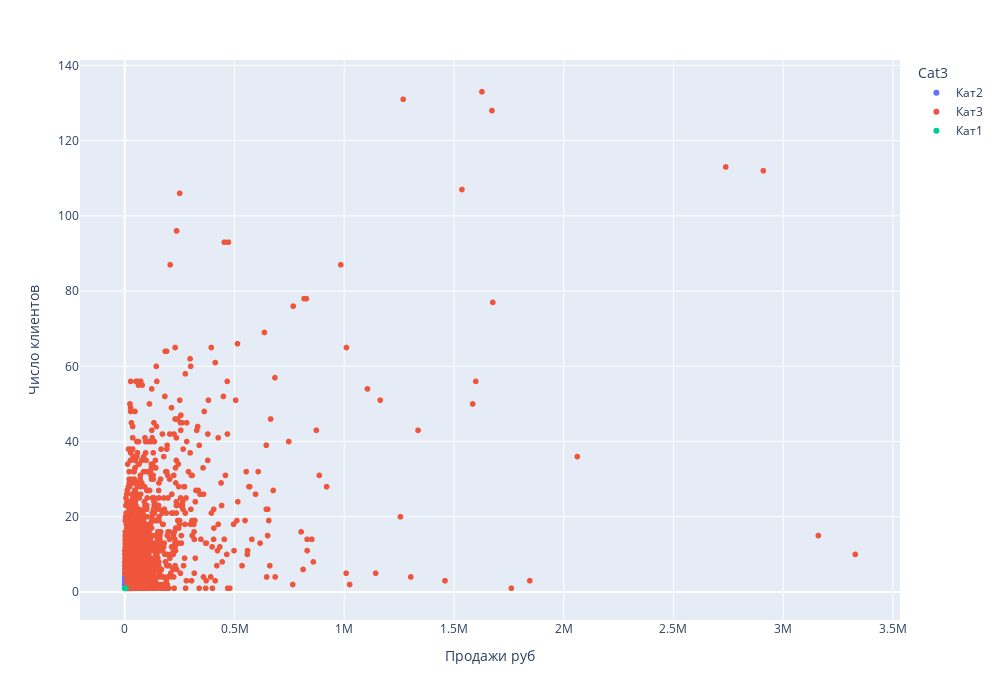
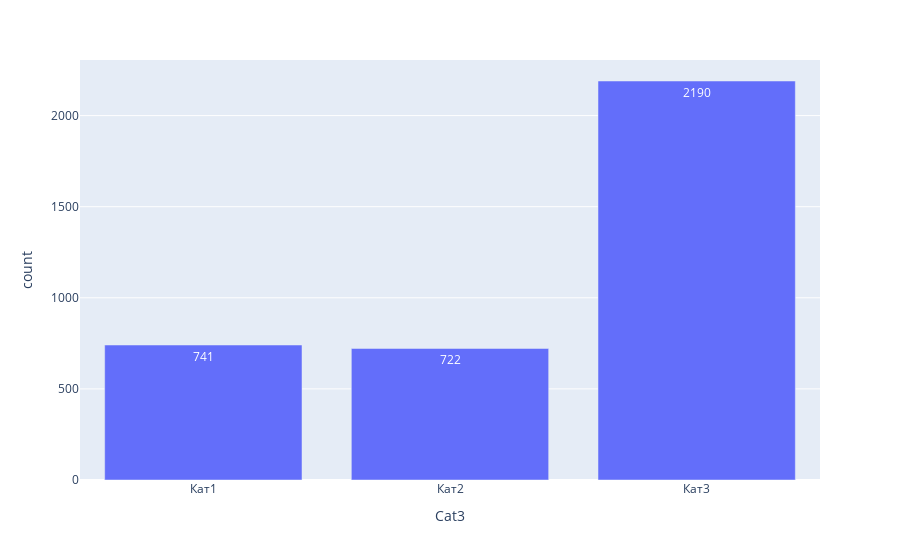
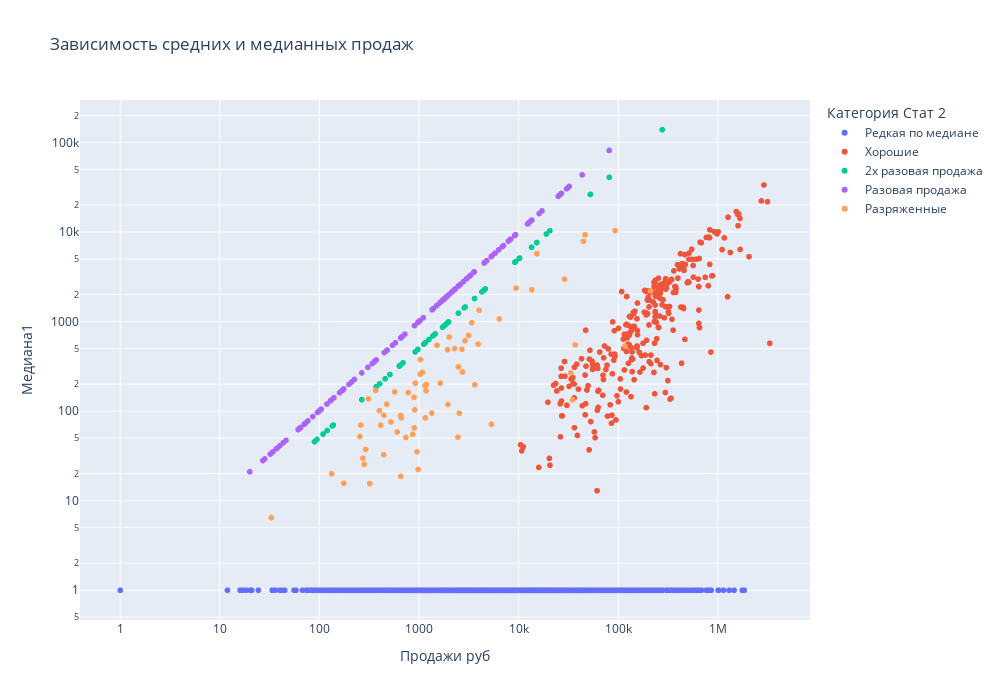
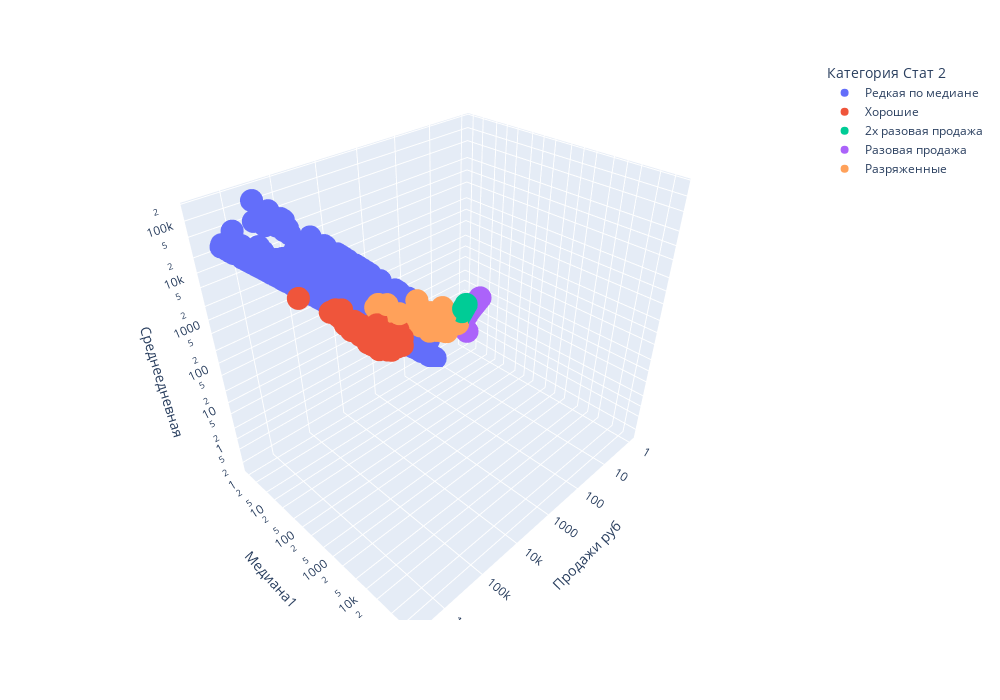

The notebook cell these images were saved under, in order:
### Code cell
import plotly.graph_objs as go 
df = art_data[(art_data['Доля Макс Клиента'] <=1 ) & (art_data['Доля Макс Клиента'] > 0 )].copy()
#df['Продажи руб'] = df['Продажи руб'].apply(lambda x: x if x< 500000 else 500000)
df['Продажи руб'] = df['Продажи руб'].apply(lambda x: 1 if x< 1 else x)

#fig = px.histogram(df, x= 'Продажи руб', 
#                 title='Распределение продаж', width=1200, height=500,
#                 marginal="box",text_auto=True)
#fig.show()

#fig = px.histogram(df, x= 'Число клиентов', 
#                 title='Распределение числа клиентов', width=1200, height=500,
#                 marginal="box",text_auto=True)
#fig.show()
#
#fig = px.histogram(df, x= 'Частота', 
#                 title='Распределение частоты заказов', width=1200, height=500,
#                 marginal="box",text_auto=True)
#fig.show()
#
#fig = px.histogram(df, x= 'Наличие', 
#                 title='Распределение наличия', width=1200, height=500,
#                 marginal="box",text_auto=True)
#fig.show()
#
#fig = px.histogram(df, x= 'Доля Макс Клиента', 
#                 title='Распределение доли макс клиента', width=1200, height=500,
#                 marginal="box",text_auto=True)
#fig.show()
#
#fig = px.scatter_matrix(df,
#    dimensions=["Продажи руб", "Доля Макс Клиента", "Число клиентов", "Частота", 'Наличие','Медиана','std','Среднеедневная'], width=1200, height=1200, title='Вычисление зависимостей в номенклатуре')
#fig.show()


#fig = px.scatter(df, x= 'Число клиентов', y= 'Частота', color='Продажи руб', color_continuous_scale='oryel',
#                 title='Зависимость числа клиентов и частоты покупок', width=1000, height=700)
#                 #marginal_x="histogram", marginal_y="histogram")
#fig.show()

#fig = px.scatter(df, x= 'Среднеедневная', y= 'Продажи руб', log_x=True, log_y=True,
#                 title='Зависимость среднедневных продаж и суммы продаж', width=1000, height=700,
#                  color = 'Категория Стат')


#x = np.arange(0, 60000, 1)
#fig.add_trace(go.Scatter(x=x, y=k_norm*(x)  , name='Линия Продажа = коэф * ср день')) # Рисуем y = x

#fig.show()

df2 = df
df2['Медиана1'] = df['Медиана'].apply(lambda x: x+1)
#df2['Число клиентов'] = df2['Число клиентов'].apply(lambda x: 50 if x>50 else x)

#fig = px.scatter(df2, x= 'Среднеедневная', y= 'Медиана1', log_x=True, log_y=True, 
#                 title='Зависимость средних и медианных продаж', width=1000, height=700,
#                  color = 'Категория Стат')
#fig.show()

def set_cat3(art):
    if (df2[df2['Артикул'] == art]['Число клиентов'].sum() < 2) and (df2[df2['Артикул'] == art]['Продажи руб'].sum() < 5000):
        return 'Кат1'
    elif (df2[df2['Артикул'] == art]['Число клиентов'].sum() < 5) and (df2[df2['Артикул'] == art]['Продажи руб'].sum() < 10000):
        return 'Кат2'
    else :
        return 'Кат3'
    
    
df2['Cat3'] = df2['Артикул'].apply(set_cat3)

fig = px.scatter(df2, x= 'Продажи руб', y= 'Число клиентов', color = 'Cat3' ,
                 width=1000, height=700)
fig.show()

df_cat = df.groupby(
                                by='Cat3',
                                as_index=False
                                )['Cat3'].value_counts()

fig = px.bar(df_cat, y="count", x='Cat3',text_auto=True)
fig.show()






fig = px.scatter(df2, x= 'Продажи руб', y= 'Медиана1', log_x=True, log_y=True, 
                 title='Зависимость средних и медианных продаж', width=1000, height=700,
                  color = 'Категория Стат 2')
fig.show()

#fig = px.scatter(df2, x= 'Продажи руб', y= 'Медиана1', log_x=True, log_y=True, 
#                 title='Зависимость средних и медианных продаж', width=1000, height=700,
#                  color = 'Наличие')
#fig.show()
#
#fig = px.scatter(df2, x= 'Продажи руб', y= 'Медиана1', log_x=True, log_y=True, 
#                 title='Зависимость средних и медианных продаж', width=1000, height=700,
#                  color = 'std')
#fig.show()




fig = px.scatter_3d(
    data_frame=df2, #DataFrame
    x = 'Продажи руб', #ось абсцисс
    y = 'Медиана1', #ось ординат
    z = 'Среднеедневная', #ось аппликат
    color="Категория Стат 2", #расцветка в зависимости от страны
    log_x=True, 
    log_y=True,
    log_z=True,
    width=1000,
    height=700
)

fig.show()




#display(df[df["Число клиентов"] > 100])
#display(k_norm)

#df1 = df[df['Категория Стат'] == 'Нормальная Стандарт по медиане']
#fig = px.scatter(df1, y= "Продажи руб", x= "Число клиентов", 
 #                title='Зависимость средних и медианных продаж', width=1000, height=700,
 #                 color = 'Доля Макс Клиента')
#fig.show()




df_cat = df.groupby(
                                by='Категория Стат 2',
                                as_index=False
                                )['Продажи руб'].sum()

fig = px.bar(df_cat, y="Продажи руб", x='Категория Стат 2', text_auto=True)
fig.show()

df_cat = df.groupby(
                                by='Категория Стат 2',
                                as_index=False
                                )['Категория Стат 2'].value_counts()

fig = px.bar(df_cat, y="count", x='Категория Стат 2',text_auto=True)
fig.show()

df.sort_values(by='Продажи руб', ascending=False).to_excel('data/analysis1.xlsx')

### Figure 1 — Plotly figure (JSON) as saved in the notebook; plotly's stock layout.template omitted (floating-point values rounded to 4 significant figures; data arrays with more than 128 entries replaced by an {"elided": "..."} marker saying what was removed)
{"data": [{"hovertemplate": "Cat3=Кат2<br>Продажи руб=%{x}<br>Число клиентов=%{y}<extra></extra>", "legendgroup": "Кат2", "marker": {"color": "#636efa", "symbol": "circle"}, "mode": "markers", "name": "Кат2", "showlegend": true, "type": "scattergl", "x": {"elided": "722 float values"}, "xaxis": "x", "y": {"elided": "722 int values"}, "yaxis": "y"}, {"hovertemplate": "Cat3=Кат3<br>Продажи руб=%{x}<br>Число клиентов=%{y}<extra></extra>", "legendgroup": "Кат3", "marker": {"color": "#EF553B", "symbol": "circle"}, "mode": "markers", "name": "Кат3", "showlegend": true, "type": "scattergl", "x": {"elided": "2190 float values"}, "xaxis": "x", "y": {"elided": "2190 int values"}, "yaxis": "y"}, {"hovertemplate": "Cat3=Кат1<br>Продажи руб=%{x}<br>Число клиентов=%{y}<extra></extra>", "legendgroup": "Кат1", "marker": {"color": "#00cc96", "symbol": "circle"}, "mode": "markers", "name": "Кат1", "showlegend": true, "type": "scattergl", "x": {"elided": "741 float values"}, "xaxis": "x", "y": {"elided": "741 int values"}, "yaxis": "y"}], "layout": {"height": 700, "legend": {"title": {"text": "Cat3"}, "tracegroupgap": 0}, "margin": {"t": 60}, "width": 1000, "xaxis": {"anchor": "y", "domain": [0, 1], "title": {"text": "Продажи руб"}}, "yaxis": {"anchor": "x", "domain": [0, 1], "title": {"text": "Число клиентов"}}}}

### Figure 2 — Plotly figure (JSON) as saved in the notebook; plotly's stock layout.template omitted (floating-point values rounded to 4 significant figures)
{"data": [{"alignmentgroup": "True", "hovertemplate": "Cat3=%{x}<br>count=%{y}<extra></extra>", "legendgroup": "", "marker": {"color": "#636efa", "pattern": {"shape": ""}}, "name": "", "offsetgroup": "", "orientation": "v", "showlegend": false, "textposition": "auto", "texttemplate": "%{y}", "type": "bar", "x": ["Кат1", "Кат2", "Кат3"], "xaxis": "x", "y": [741, 722, 2190], "yaxis": "y"}], "layout": {"barmode": "relative", "legend": {"tracegroupgap": 0}, "margin": {"t": 60}, "xaxis": {"anchor": "y", "domain": [0, 1], "title": {"text": "Cat3"}}, "yaxis": {"anchor": "x", "domain": [0, 1], "title": {"text": "count"}}}}

### Figure 3 — Plotly figure (JSON) as saved in the notebook; plotly's stock layout.template omitted (floating-point values rounded to 4 significant figures; data arrays with more than 128 entries replaced by an {"elided": "..."} marker saying what was removed)
{"data": [{"hovertemplate": "Категория Стат 2=Редкая по медиане<br>Продажи руб=%{x}<br>Медиана1=%{y}<extra></extra>", "legendgroup": "Редкая по медиане", "marker": {"color": "#636efa", "symbol": "circle"}, "mode": "markers", "name": "Редкая по медиане", "showlegend": true, "type": "scattergl", "x": {"elided": "3131 float values"}, "xaxis": "x", "y": {"elided": "3131 int values"}, "yaxis": "y"}, {"hovertemplate": "Категория Стат 2=Хорошие<br>Продажи руб=%{x}<br>Медиана1=%{y}<extra></extra>", "legendgroup": "Хорошие", "marker": {"color": "#EF553B", "symbol": "circle"}, "mode": "markers", "name": "Хорошие", "showlegend": true, "type": "scattergl", "x": {"elided": "278 float values"}, "xaxis": "x", "y": {"elided": "278 float values"}, "yaxis": "y"}, {"hovertemplate": "Категория Стат 2=2х разовая продажа<br>Продажи руб=%{x}<br>Медиана1=%{y}<extra></extra>", "legendgroup": "2х разовая продажа", "marker": {"color": "#00cc96", "symbol": "circle"}, "mode": "markers", "name": "2х разовая продажа", "showlegend": true, "type": "scattergl", "x": [1915.0, 647.2, 1726.0, 20620.0, 4284, 18990.0, 10230.0, 2903.0, 2848.0, 266.4, 1116.0, 1784.0, 4504.0, 13500, 10130.0, 15250.0, 9175.0, 1944.0, 1158.0, 94.47, 108.8, 4632, 137.7, 974.3, 52600, 52470, 134.6, 89.2, 15210.0, 634.6, 371.7, 277056, 1980, 3615.0, 510.8, 1971.0, 119.5, 1455.0, 81600, 1258.0, 457.4, 914.8, 9324, 1830.0, 402.1, 1979.0, 2482.0, 1380.0, 690.7, 1923.0], "xaxis": "x", "y": [958.6, 324.6, 863.9, 10310.0, 2143, 9498.0, 5115.0, 1453.0, 1425.0, 134.2, 559.2, 893.1, 2253.0, 6751, 5065.0, 7628.0, 4589.0, 972.9, 579.8, 48.23, 55.38, 2317, 69.85, 488.1, 26301, 26236, 68.3, 45.6, 7606.0, 318.3, 186.8, 138529, 991, 1808.0, 256.4, 986.4, 60.77, 728.7, 40801, 630.0, 229.7, 458.4, 4663, 915.9, 202.0, 990.4, 1242.0, 691.2, 346.4, 962.6], "yaxis": "y"}, {"hovertemplate": "Категория Стат 2=Разовая продажа<br>Продажи руб=%{x}<br>Медиана1=%{y}<extra></extra>", "legendgroup": "Разовая продажа", "marker": {"color": "#ab63fa", "symbol": "circle"}, "mode": "markers", "name": "Разовая продажа", "showlegend": true, "type": "scattergl", "x": [2609.0, 1765.0, 6306.0, 1500.0, 2313.0, 3557.0, 28.24, 170.1, 167.1, 3305.0, 13569, 13569, 13569, 339, 32220.0, 12474, 1685.0, 12300, 3585, 5403.0, 3001.0, 2609.0, 1919.0, 4753.0, 3025.0, 4531.0, 70.56, 12930.0, 1002.0, 266.4, 2486.0, 2486.0, 25000, 448.4, 471.3, 64.63, 900, 31210.0, 4504.0, 2129.0, 6862.0, 30378, 26126, 26943, 2276, 4770, 8320.0, 5760, 7056, 4782, 1915.0, 1866.0, 9328, 1915.0, 210.2, 40.03, 98, 371.4, 20, 5304, 1025.0, 479.4, 2183.0, 721.4, 34, 198, 17175, 1812, 119.0, 62.99, 95.64, 541.6, 129.2, 64.02, 358.1, 3552.0, 8260, 9190, 16080.0, 5800, 7910.0, 1397.0, 2028, 1353, 3210.0, 3557.0, 159.4, 1728.0, 37.49, 306.9, 356.8, 1103.0, 37.07, 43.19, 129.6, 85.94, 81390.0, 9143.0, 64.32, 32.16, 175, 104.1, 27.05, 43500, 3252.0, 1370.0, 103.3, 139.8, 175.8, 973.8, 61.17, 653.9, 76.66, 224.5, 131.1, 72.12, 675.7, 579.1, 99.34, 173.1, 46.13, 2800.0, 679.0, 1608.0], "xaxis": "x", "y": [2610.0, 1766.0, 6307.0, 1501.0, 2314.0, 3558.0, 29.24, 171.1, 168.1, 3306.0, 13570, 13570, 13570, 340, 32220.0, 12475, 1686.0, 12301, 3586, 5404.0, 3002.0, 2610.0, 1920.0, 4754.0, 3026.0, 4532.0, 71.56, 12930.0, 1003.0, 267.4, 2487.0, 2487.0, 25001, 449.4, 472.3, 65.63, 901, 31210.0, 4505.0, 2130.0, 6863.0, 30379, 26127, 26944, 2277, 4771, 8322.0, 5761, 7057, 4783, 1916.0, 1867.0, 9329, 1916.0, 211.2, 41.03, 99, 372.4, 21, 5305, 1026.0, 480.4, 2184.0, 722.4, 35, 199, 17176, 1813, 120.0, 63.99, 96.64, 542.6, 130.2, 65.02, 359.1, 3553.0, 8261, 9191, 16080.0, 5801, 7911.0, 1398.0, 2029, 1354, 3211.0, 3558.0, 160.4, 1729.0, 38.49, 307.9, 357.8, 1104.0, 38.07, 44.19, 130.6, 86.94, 81390.0, 9144.0, 65.32, 33.16, 176, 105.1, 28.05, 43501, 3253.0, 1371.0, 104.3, 140.8, 176.8, 974.8, 62.17, 654.9, 77.66, 225.5, 132.1, 73.12, 676.7, 580.1, 100.3, 174.1, 47.13, 2801.0, 680.0, 1609.0], "yaxis": "y"}, {"hovertemplate": "Категория Стат 2=Разряженные<br>Продажи руб=%{x}<br>Медиана1=%{y}<extra></extra>", "legendgroup": "Разряженные", "marker": {"color": "#FFA15A", "symbol": "circle"}, "mode": "markers", "name": "Разряженные", "showlegend": true, "type": "scattergl", "x": [895.2, 5337.0, 36990, 116864, 6408.0, 3387.0, 260.4, 13580.0, 15264, 1150.0, 664, 366.7, 891, 319.4, 1080, 780, 311.2, 652.3, 1953.0, 132.9, 32.85, 442.4, 864, 291.0, 522.8, 955.6, 981.2, 400.0, 2899.0, 273.6, 281.8, 93240, 46550, 9430.0, 211680, 33470.0, 34820.0, 412.7, 1032.0, 443.9, 919.4, 1635.0, 175.6, 603.3, 3627.0, 737.4, 2463.0, 1343.0, 904.2, 2537.0, 2725, 28900, 654.9, 569.8, 474.4, 3922.0, 44820, 2283.0, 1029.0, 1161.0, 255.2, 2012.0, 2488.0, 3145.0, 4007.0, 1518.0, 1184.0, 2697.0, 1177.0, 1938.0], "xaxis": "x", "y": [64.94, 71.22, 549, 532.2, 1069.0, 968.7, 69.94, 2264.0, 5725, 192.6, 84, 170.3, 142.8, 15.52, 271, 161, 137.2, 89.15, 118.7, 19.98, 6.475, 32.6, 55, 37.38, 75.68, 35.13, 22.33, 101.0, 611.3, 29.8, 25.5, 10361, 9311, 2359.0, 2206, 266.6, 133.8, 69.78, 376.4, 89.78, 205.3, 205.3, 15.63, 58.46, 197.0, 50.83, 51.26, 95.28, 103.4, 94.96, 273.5, 2976, 18.7, 163.8, 119.6, 561.2, 7844.0, 499.5, 258.3, 83.92, 52.04, 671.6, 312.0, 699.8, 1337.0, 543.0, 198.4, 491.4, 169.1, 485.4], "yaxis": "y"}], "layout": {"height": 700, "legend": {"title": {"text": "Категория Стат 2"}, "tracegroupgap": 0}, "title": {"text": "Зависимость средних и медианных продаж"}, "width": 1000, "xaxis": {"anchor": "y", "domain": [0, 1], "title": {"text": "Продажи руб"}, "type": "log"}, "yaxis": {"anchor": "x", "domain": [0, 1], "title": {"text": "Медиана1"}, "type": "log"}}}

### Figure 4 — Plotly figure (JSON) as saved in the notebook; plotly's stock layout.template omitted (floating-point values rounded to 4 significant figures; data arrays with more than 128 entries replaced by an {"elided": "..."} marker saying what was removed)
{"data": [{"hovertemplate": "Категория Стат 2=Редкая по медиане<br>Продажи руб=%{x}<br>Медиана1=%{y}<br>Среднеедневная=%{z}<extra></extra>", "legendgroup": "Редкая по медиане", "marker": {"color": "#636efa", "symbol": "circle"}, "mode": "markers", "name": "Редкая по медиане", "scene": "scene", "showlegend": true, "type": "scatter3d", "x": {"elided": "3131 float values"}, "y": {"elided": "3131 int values"}, "z": {"elided": "3131 float values"}}, {"hovertemplate": "Категория Стат 2=Хорошие<br>Продажи руб=%{x}<br>Медиана1=%{y}<br>Среднеедневная=%{z}<extra></extra>", "legendgroup": "Хорошие", "marker": {"color": "#EF553B", "symbol": "circle"}, "mode": "markers", "name": "Хорошие", "scene": "scene", "showlegend": true, "type": "scatter3d", "x": {"elided": "278 float values"}, "y": {"elided": "278 float values"}, "z": {"elided": "278 float values"}}, {"hovertemplate": "Категория Стат 2=2х разовая продажа<br>Продажи руб=%{x}<br>Медиана1=%{y}<br>Среднеедневная=%{z}<extra></extra>", "legendgroup": "2х разовая продажа", "marker": {"color": "#00cc96", "symbol": "circle"}, "mode": "markers", "name": "2х разовая продажа", "scene": "scene", "showlegend": true, "type": "scatter3d", "x": [1915.0, 647.2, 1726.0, 20620.0, 4284, 18990.0, 10230.0, 2903.0, 2848.0, 266.4, 1116.0, 1784.0, 4504.0, 13500, 10130.0, 15250.0, 9175.0, 1944.0, 1158.0, 94.47, 108.8, 4632, 137.7, 974.3, 52600, 52470, 134.6, 89.2, 15210.0, 634.6, 371.7, 277056, 1980, 3615.0, 510.8, 1971.0, 119.5, 1455.0, 81600, 1258.0, 457.4, 914.8, 9324, 1830.0, 402.1, 1979.0, 2482.0, 1380.0, 690.7, 1923.0], "y": [958.6, 324.6, 863.9, 10310.0, 2143, 9498.0, 5115.0, 1453.0, 1425.0, 134.2, 559.2, 893.1, 2253.0, 6751, 5065.0, 7628.0, 4589.0, 972.9, 579.8, 48.23, 55.38, 2317, 69.85, 488.1, 26301, 26236, 68.3, 45.6, 7606.0, 318.3, 186.8, 138529, 991, 1808.0, 256.4, 986.4, 60.77, 728.7, 40801, 630.0, 229.7, 458.4, 4663, 915.9, 202.0, 990.4, 1242.0, 691.2, 346.4, 962.6], "z": [957.6, 323.6, 862.9, 10310.0, 2142, 9497.0, 5114.0, 1452.0, 1424.0, 133.2, 558.2, 892.1, 2252.0, 6750, 5064.0, 7627.0, 4588.0, 971.9, 578.8, 47.23, 54.38, 2316, 68.85, 487.1, 26300, 26235, 67.3, 44.6, 7605.0, 317.3, 185.8, 138528, 990, 1807.0, 255.4, 985.4, 59.77, 727.7, 40800, 629.0, 228.7, 457.4, 4662, 914.9, 201.0, 989.4, 1241.0, 690.2, 345.4, 961.6]}, {"hovertemplate": "Категория Стат 2=Разовая продажа<br>Продажи руб=%{x}<br>Медиана1=%{y}<br>Среднеедневная=%{z}<extra></extra>", "legendgroup": "Разовая продажа", "marker": {"color": "#ab63fa", "symbol": "circle"}, "mode": "markers", "name": "Разовая продажа", "scene": "scene", "showlegend": true, "type": "scatter3d", "x": [2609.0, 1765.0, 6306.0, 1500.0, 2313.0, 3557.0, 28.24, 170.1, 167.1, 3305.0, 13569, 13569, 13569, 339, 32220.0, 12474, 1685.0, 12300, 3585, 5403.0, 3001.0, 2609.0, 1919.0, 4753.0, 3025.0, 4531.0, 70.56, 12930.0, 1002.0, 266.4, 2486.0, 2486.0, 25000, 448.4, 471.3, 64.63, 900, 31210.0, 4504.0, 2129.0, 6862.0, 30378, 26126, 26943, 2276, 4770, 8320.0, 5760, 7056, 4782, 1915.0, 1866.0, 9328, 1915.0, 210.2, 40.03, 98, 371.4, 20, 5304, 1025.0, 479.4, 2183.0, 721.4, 34, 198, 17175, 1812, 119.0, 62.99, 95.64, 541.6, 129.2, 64.02, 358.1, 3552.0, 8260, 9190, 16080.0, 5800, 7910.0, 1397.0, 2028, 1353, 3210.0, 3557.0, 159.4, 1728.0, 37.49, 306.9, 356.8, 1103.0, 37.07, 43.19, 129.6, 85.94, 81390.0, 9143.0, 64.32, 32.16, 175, 104.1, 27.05, 43500, 3252.0, 1370.0, 103.3, 139.8, 175.8, 973.8, 61.17, 653.9, 76.66, 224.5, 131.1, 72.12, 675.7, 579.1, 99.34, 173.1, 46.13, 2800.0, 679.0, 1608.0], "y": [2610.0, 1766.0, 6307.0, 1501.0, 2314.0, 3558.0, 29.24, 171.1, 168.1, 3306.0, 13570, 13570, 13570, 340, 32220.0, 12475, 1686.0, 12301, 3586, 5404.0, 3002.0, 2610.0, 1920.0, 4754.0, 3026.0, 4532.0, 71.56, 12930.0, 1003.0, 267.4, 2487.0, 2487.0, 25001, 449.4, 472.3, 65.63, 901, 31210.0, 4505.0, 2130.0, 6863.0, 30379, 26127, 26944, 2277, 4771, 8322.0, 5761, 7057, 4783, 1916.0, 1867.0, 9329, 1916.0, 211.2, 41.03, 99, 372.4, 21, 5305, 1026.0, 480.4, 2184.0, 722.4, 35, 199, 17176, 1813, 120.0, 63.99, 96.64, 542.6, 130.2, 65.02, 359.1, 3553.0, 8261, 9191, 16080.0, 5801, 7911.0, 1398.0, 2029, 1354, 3211.0, 3558.0, 160.4, 1729.0, 38.49, 307.9, 357.8, 1104.0, 38.07, 44.19, 130.6, 86.94, 81390.0, 9144.0, 65.32, 33.16, 176, 105.1, 28.05, 43501, 3253.0, 1371.0, 104.3, 140.8, 176.8, 974.8, 62.17, 654.9, 77.66, 225.5, 132.1, 73.12, 676.7, 580.1, 100.3, 174.1, 47.13, 2801.0, 680.0, 1609.0], "z": [2609.0, 1765.0, 6306.0, 1500.0, 2313.0, 3557.0, 28.24, 170.1, 167.1, 3305.0, 13569, 13569, 13569, 339, 32220.0, 12474, 1685.0, 12300, 3585, 5403.0, 3001.0, 2609.0, 1919.0, 4753.0, 3025.0, 4531.0, 70.56, 12930.0, 1002.0, 266.4, 2486.0, 2486.0, 25000, 448.4, 471.3, 64.63, 900, 31210.0, 4504.0, 2129.0, 6862.0, 30378, 26126, 26943, 2276, 4770, 8320.0, 5760, 7056, 4782, 1915.0, 1866.0, 9328, 1915.0, 210.2, 13.34, 98, 371.4, 20, 5304, 1025.0, 479.4, 2183.0, 721.4, 34, 198, 17175, 1812, 119.0, 62.99, 95.64, 541.6, 129.2, 64.02, 358.1, 3552.0, 8260, 9190, 16080.0, 5800, 7910.0, 1397.0, 2028, 1353, 3210.0, 3557.0, 159.4, 1728.0, 37.49, 306.9, 356.8, 1103.0, 37.07, 43.19, 129.6, 85.94, 81390.0, 9143.0, 64.32, 32.16, 175, 104.1, 27.05, 43500, 3252.0, 1370.0, 103.3, 139.8, 175.8, 973.8, 61.17, 653.9, 76.66, 224.5, 131.1, 72.12, 675.7, 579.1, 99.34, 173.1, 46.13, 2800.0, 679.0, 1608.0]}, {"hovertemplate": "Категория Стат 2=Разряженные<br>Продажи руб=%{x}<br>Медиана1=%{y}<br>Среднеедневная=%{z}<extra></extra>", "legendgroup": "Разряженные", "marker": {"color": "#FFA15A", "symbol": "circle"}, "mode": "markers", "name": "Разряженные", "scene": "scene", "showlegend": true, "type": "scatter3d", "x": [895.2, 5337.0, 36990, 116864, 6408.0, 3387.0, 260.4, 13580.0, 15264, 1150.0, 664, 366.7, 891, 319.4, 1080, 780, 311.2, 652.3, 1953.0, 132.9, 32.85, 442.4, 864, 291.0, 522.8, 955.6, 981.2, 400.0, 2899.0, 273.6, 281.8, 93240, 46550, 9430.0, 211680, 33470.0, 34820.0, 412.7, 1032.0, 443.9, 919.4, 1635.0, 175.6, 603.3, 3627.0, 737.4, 2463.0, 1343.0, 904.2, 2537.0, 2725, 28900, 654.9, 569.8, 474.4, 3922.0, 44820, 2283.0, 1029.0, 1161.0, 255.2, 2012.0, 2488.0, 3145.0, 4007.0, 1518.0, 1184.0, 2697.0, 1177.0, 1938.0], "y": [64.94, 71.22, 549, 532.2, 1069.0, 968.7, 69.94, 2264.0, 5725, 192.6, 84, 170.3, 142.8, 15.52, 271, 161, 137.2, 89.15, 118.7, 19.98, 6.475, 32.6, 55, 37.38, 75.68, 35.13, 22.33, 101.0, 611.3, 29.8, 25.5, 10361, 9311, 2359.0, 2206, 266.6, 133.8, 69.78, 376.4, 89.78, 205.3, 205.3, 15.63, 58.46, 197.0, 50.83, 51.26, 95.28, 103.4, 94.96, 273.5, 2976, 18.7, 163.8, 119.6, 561.2, 7844.0, 499.5, 258.3, 83.92, 52.04, 671.6, 312.0, 699.8, 1337.0, 543.0, 198.4, 491.4, 169.1, 485.4], "z": [223.8, 296.5, 3082.0, 6874.0, 1602.0, 1129.0, 65.11, 3395.0, 3816, 191.6, 166, 122.2, 222.8, 39.93, 270, 156, 103.7, 93.19, 279.0, 26.57, 8.212, 63.2, 96, 58.21, 65.34, 79.64, 81.77, 133.3, 579.8, 34.2, 35.22, 10360, 11640.0, 2358.0, 19240.0, 2390.0, 2487.0, 68.78, 344.2, 111.0, 131.3, 326.9, 29.26, 86.19, 403.0, 73.74, 273.6, 112.0, 100.5, 362.4, 545, 4817.0, 218.3, 189.9, 158.1, 1307.0, 14940, 570.8, 343.0, 165.8, 36.46, 670.6, 497.7, 786.1, 1336.0, 505.9, 394.8, 899.0, 235.3, 645.9]}], "layout": {"height": 700, "legend": {"title": {"text": "Категория Стат 2"}, "tracegroupgap": 0}, "margin": {"t": 60}, "scene": {"domain": {"x": [0, 1], "y": [0, 1]}, "xaxis": {"title": {"text": "Продажи руб"}, "type": "log"}, "yaxis": {"title": {"text": "Медиана1"}, "type": "log"}, "zaxis": {"title": {"text": "Среднеедневная"}, "type": "log"}}, "width": 1000}}
